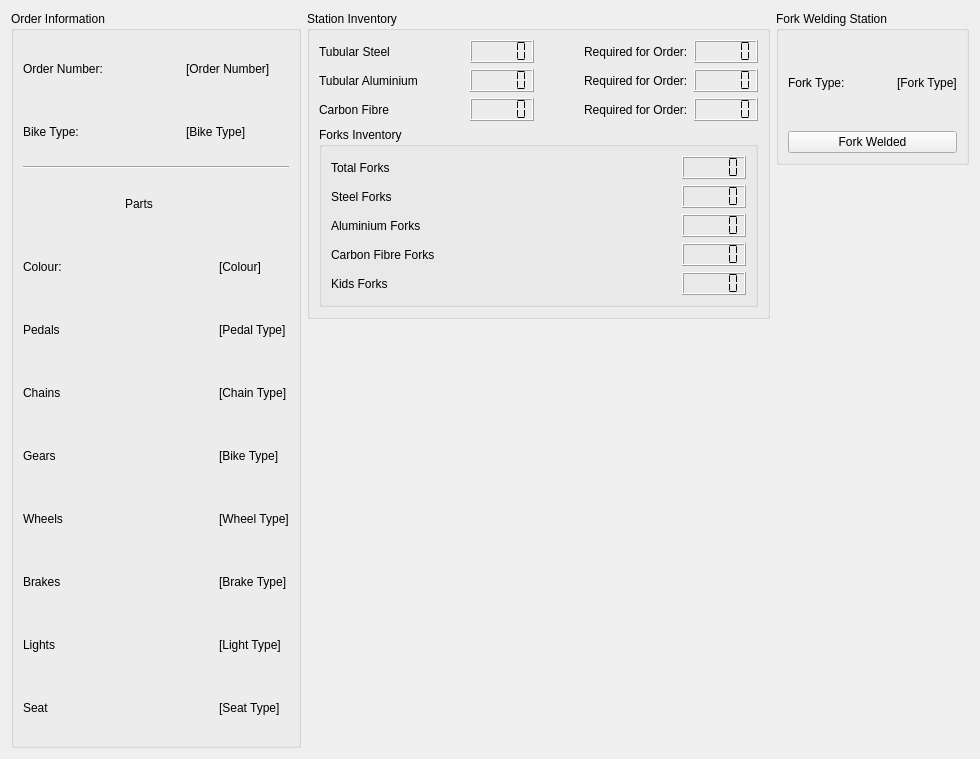
      <widget class="QWidget" name="ForkStation">
       <attribute name="title">
        <string>Forks</string>
       </attribute>
       <layout class="QGridLayout" name="gridLayout_17">
        <item row="0" column="0" rowspan="3">
         <widget class="QGroupBox" name="ForksOrderInformationBox">
          <property name="minimumSize">
           <size>
            <width>281</width>
            <height>385</height>
           </size>
          </property>
          <property name="title">
           <string>Order Information</string>
          </property>
          <layout class="QGridLayout" name="gridLayout_13">
           <item row="11" column="0">
            <widget class="QLabel" name="ForkStation_Lights_Label">
             <property name="text">
              <string>Lights</string>
             </property>
            </widget>
           </item>
           <item row="2" column="0" colspan="4">
            <widget class="Line" name="ForkStation_Divider">
             <property name="orientation">
              <enum>Qt::Orientation::Horizontal</enum>
             </property>
            </widget>
           </item>
           <item row="1" column="2" colspan="2">
            <widget class="QLabel" name="ForkStation_BikeType_Value">
             <property name="text">
              <string>[Bike Type]</string>
             </property>
            </widget>
           </item>
           <item row="10" column="1" colspan="2">
            <spacer name="horizontalSpacer_57">
             <property name="orientation">
              <enum>Qt::Orientation::Horizontal</enum>
             </property>
             <property name="sizeHint" stdset="0">
              <size>
               <width>61</width>
               <height>20</height>
              </size>
             </property>
            </spacer>
           </item>
           <item row="5" column="1" colspan="2">
            <spacer name="horizontalSpacer_53">
             <property name="orientation">
              <enum>Qt::Orientation::Horizontal</enum>
             </property>
             <property name="sizeHint" stdset="0">
              <size>
               <width>61</width>
               <height>20</height>
              </size>
             </property>
            </spacer>
           </item>
           <item row="3" column="2" colspan="2">
            <spacer name="horizontalSpacer_51">
             <property name="orientation">
              <enum>Qt::Orientation::Horizontal</enum>
             </property>
             <property name="sizeHint" stdset="0">
              <size>
               <width>103</width>
               <height>20</height>
              </size>
             </property>
            </spacer>
           </item>
           <item row="5" column="3">
            <widget class="QLabel" name="ForkStation_Pedal_Value">
             <property name="text">
              <string>[Pedal Type]</string>
             </property>
            </widget>
           </item>
           <item row="0" column="0">
            <widget class="QLabel" name="ForkStation_OrderNumber_Label">
             <property name="text">
              <string>Order Number:</string>
             </property>
            </widget>
           </item>
           <item row="0" column="2" colspan="2">
            <widget class="QLabel" name="ForkStation_OrderNumber_Value">
             <property name="text">
              <string>[Order Number]</string>
             </property>
            </widget>
           </item>
           <item row="12" column="0">
            <widget class="QLabel" name="ForkStation_Seat_Label">
             <property name="text">
              <string>Seat</string>
             </property>
            </widget>
           </item>
           <item row="3" column="0">
            <spacer name="horizontalSpacer_50">
             <property name="orientation">
              <enum>Qt::Orientation::Horizontal</enum>
             </property>
             <property name="sizeHint" stdset="0">
              <size>
               <width>96</width>
               <height>20</height>
              </size>
             </property>
            </spacer>
           </item>
           <item row="1" column="1">
            <spacer name="horizontalSpacer_49">
             <property name="orientation">
              <enum>Qt::Orientation::Horizontal</enum>
             </property>
             <property name="sizeHint" stdset="0">
              <size>
               <width>35</width>
               <height>20</height>
              </size>
             </property>
            </spacer>
           </item>
           <item row="3" column="1">
            <widget class="QLabel" name="ForkStation_Parts_Label">
             <property name="text">
              <string>Parts</string>
             </property>
             <property name="scaledContents">
              <bool>false</bool>
             </property>
             <property name="wordWrap">
              <bool>false</bool>
             </property>
            </widget>
           </item>
           <item row="5" column="0">
            <widget class="QLabel" name="ForkStation_Pedal_Label">
             <property name="text">
              <string>Pedals</string>
             </property>
            </widget>
           </item>
           <item row="4" column="1" colspan="2">
            <spacer name="horizontalSpacer_52">
             <property name="orientation">
              <enum>Qt::Orientation::Horizontal</enum>
             </property>
             <property name="sizeHint" stdset="0">
              <size>
               <width>61</width>
               <height>20</height>
              </size>
             </property>
            </spacer>
           </item>
           <item row="4" column="3">
            <widget class="QLabel" name="ForkStation_Colour_Value">
             <property name="text">
              <string>[Colour]</string>
             </property>
            </widget>
           </item>
           <item row="0" column="1">
            <spacer name="horizontalSpacer_48">
             <property name="orientation">
              <enum>Qt::Orientation::Horizontal</enum>
             </property>
             <property name="sizeHint" stdset="0">
              <size>
               <width>35</width>
               <height>20</height>
              </size>
             </property>
            </spacer>
           </item>
           <item row="11" column="3">
            <widget class="QLabel" name="ForkStation_Lights_Value">
             <property name="text">
              <string>[Light Type]</string>
             </property>
            </widget>
           </item>
           <item row="7" column="0">
            <widget class="QLabel" name="ForkStation_Chain_Label">
             <property name="text">
              <string>Chains</string>
             </property>
            </widget>
           </item>
           <item row="4" column="0">
            <widget class="QLabel" name="ForkStation_Colour_Label">
             <property name="text">
              <string>Colour:</string>
             </property>
            </widget>
           </item>
           <item row="8" column="0">
            <widget class="QLabel" name="ForkStation_Gears_Label">
             <property name="text">
              <string>Gears</string>
             </property>
            </widget>
           </item>
           <item row="10" column="3">
            <widget class="QLabel" name="ForkStation_Brakes_Value">
             <property name="text">
              <string>[Brake Type]</string>
             </property>
            </widget>
           </item>
           <item row="11" column="1" colspan="2">
            <spacer name="horizontalSpacer_58">
             <property name="orientation">
              <enum>Qt::Orientation::Horizontal</enum>
             </property>
             <property name="sizeHint" stdset="0">
              <size>
               <width>61</width>
               <height>20</height>
              </size>
             </property>
            </spacer>
           </item>
           <item row="8" column="1" colspan="2">
            <spacer name="horizontalSpacer_56">
             <property name="orientation">
              <enum>Qt::Orientation::Horizontal</enum>
             </property>
             <property name="sizeHint" stdset="0">
              <size>
               <width>61</width>
               <height>20</height>
              </size>
             </property>
            </spacer>
           </item>
           <item row="8" column="3">
            <widget class="QLabel" name="ForkStation_Gear_Value">
             <property name="text">
              <string>[Bike Type]</string>
             </property>
            </widget>
           </item>
           <item row="1" column="0">
            <widget class="QLabel" name="ForkStation_BikeType_Label">
             <property name="text">
              <string>Bike Type:</string>
             </property>
            </widget>
           </item>
           <item row="10" column="0">
            <widget class="QLabel" name="ForkStation_Brakes_Label">
             <property name="text">
              <string>Brakes</string>
             </property>
            </widget>
           </item>
           <item row="7" column="3">
            <widget class="QLabel" name="ForkStation_Chain_Value">
             <property name="text">
              <string>[Chain Type]</string>
             </property>
            </widget>
           </item>
           <item row="12" column="3">
            <widget class="QLabel" name="ForkStation_Seat_Value">
             <property name="text">
              <string>[Seat Type]</string>
             </property>
            </widget>
           </item>
           <item row="9" column="0">
            <widget class="QLabel" name="ForkStation_Wheels_Label">
             <property name="text">
              <string>Wheels</string>
             </property>
            </widget>
           </item>
           <item row="9" column="3">
            <widget class="QLabel" name="ForkStation_Wheel_Value">
             <property name="text">
              <string>[Wheel Type]</string>
             </property>
            </widget>
           </item>
           <item row="9" column="1" colspan="2">
            <spacer name="horizontalSpacer_54">
             <property name="orientation">
              <enum>Qt::Orientation::Horizontal</enum>
             </property>
             <property name="sizeHint" stdset="0">
              <size>
               <width>61</width>
               <height>20</height>
              </size>
             </property>
            </spacer>
           </item>
           <item row="7" column="1" colspan="2">
            <spacer name="horizontalSpacer_55">
             <property name="orientation">
              <enum>Qt::Orientation::Horizontal</enum>
             </property>
             <property name="sizeHint" stdset="0">
              <size>
               <width>40</width>
               <height>20</height>
              </size>
             </property>
            </spacer>
           </item>
           <item row="12" column="1" colspan="2">
            <spacer name="horizontalSpacer_59">
             <property name="orientation">
              <enum>Qt::Orientation::Horizontal</enum>
             </property>
             <property name="sizeHint" stdset="0">
              <size>
               <width>40</width>
               <height>20</height>
              </size>
             </property>
            </spacer>
           </item>
          </layout>
         </widget>
        </item>
        <item row="0" column="1" rowspan="2">
         <widget class="QGroupBox" name="ForkStationInventoryBox">
          <property name="title">
           <string>Station Inventory</string>
          </property>
          <layout class="QGridLayout" name="gridLayout_15">
           <item row="0" column="0">
            <widget class="QLabel" name="ForkStationTubularSteelInventoryLabel">
             <property name="text">
              <string>Tubular Steel</string>
             </property>
            </widget>
           </item>
           <item row="13" column="0" colspan="6">
            <widget class="QGroupBox" name="ForkStationForkInventory">
             <property name="title">
              <string>Forks Inventory</string>
             </property>
             <layout class="QGridLayout" name="gridLayout_56">
              <item row="1" column="1">
               <spacer name="horizontalSpacer_131">
                <property name="orientation">
                 <enum>Qt::Orientation::Horizontal</enum>
                </property>
                <property name="sizeHint" stdset="0">
                 <size>
                  <width>60</width>
                  <height>20</height>
                 </size>
                </property>
               </spacer>
              </item>
              <item row="2" column="1">
               <spacer name="horizontalSpacer_144">
                <property name="orientation">
                 <enum>Qt::Orientation::Horizontal</enum>
                </property>
                <property name="sizeHint" stdset="0">
                 <size>
                  <width>60</width>
                  <height>20</height>
                 </size>
                </property>
               </spacer>
              </item>
              <item row="0" column="2">
               <widget class="QLCDNumber" name="ForkStationInventoryTotalForksCount">
                <property name="segmentStyle">
                 <enum>QLCDNumber::SegmentStyle::Flat</enum>
                </property>
               </widget>
              </item>
              <item row="6" column="2">
               <widget class="QLCDNumber" name="ForkStationInventoryKidsForksCount">
                <property name="segmentStyle">
                 <enum>QLCDNumber::SegmentStyle::Flat</enum>
                </property>
               </widget>
              </item>
              <item row="0" column="0">
               <widget class="QLabel" name="ForkStationInventoryTotalForksLabel">
                <property name="text">
                 <string>Total Forks</string>
                </property>
               </widget>
              </item>
              <item row="1" column="2">
               <widget class="QLCDNumber" name="ForkStationInventoryTubularSteelForksCount">
                <property name="segmentStyle">
                 <enum>QLCDNumber::SegmentStyle::Flat</enum>
                </property>
               </widget>
              </item>
              <item row="1" column="0">
               <widget class="QLabel" name="ForkStationInventoryTubularSteelForksLabel">
                <property name="text">
                 <string>Steel Forks</string>
                </property>
               </widget>
              </item>
              <item row="6" column="1">
               <spacer name="horizontalSpacer_145">
                <property name="orientation">
                 <enum>Qt::Orientation::Horizontal</enum>
                </property>
                <property name="sizeHint" stdset="0">
                 <size>
                  <width>60</width>
                  <height>20</height>
                 </size>
                </property>
               </spacer>
              </item>
              <item row="2" column="2">
               <widget class="QLCDNumber" name="ForkStationInventoryTubularAluminiumForksCount">
                <property name="segmentStyle">
                 <enum>QLCDNumber::SegmentStyle::Flat</enum>
                </property>
               </widget>
              </item>
              <item row="6" column="0">
               <widget class="QLabel" name="ForkStationInventoryKidsForksLabel">
                <property name="text">
                 <string>Kids Forks</string>
                </property>
               </widget>
              </item>
              <item row="2" column="0">
               <widget class="QLabel" name="ForkStationInventoryTubularAluminiumForksLabel">
                <property name="text">
                 <string>Aluminium Forks</string>
                </property>
               </widget>
              </item>
              <item row="0" column="1">
               <spacer name="horizontalSpacer_103">
                <property name="orientation">
                 <enum>Qt::Orientation::Horizontal</enum>
                </property>
                <property name="sizeHint" stdset="0">
                 <size>
                  <width>60</width>
                  <height>20</height>
                 </size>
                </property>
               </spacer>
              </item>
              <item row="3" column="0">
               <widget class="QLabel" name="ForkStationInventoryCarbonForksLabel">
                <property name="text">
                 <string>Carbon Fibre Forks</string>
                </property>
               </widget>
              </item>
              <item row="3" column="1">
               <spacer name="horizontalSpacer_158">
                <property name="orientation">
                 <enum>Qt::Orientation::Horizontal</enum>
                </property>
                <property name="sizeHint" stdset="0">
                 <size>
                  <width>60</width>
                  <height>20</height>
                 </size>
                </property>
               </spacer>
              </item>
              <item row="3" column="2">
               <widget class="QLCDNumber" name="ForkStationInventoryCarbonForksCount">
                <property name="segmentStyle">
                 <enum>QLCDNumber::SegmentStyle::Flat</enum>
                </property>
               </widget>
              </item>
             </layout>
            </widget>
           </item>
           <item row="0" column="4">
            <widget class="QLabel" name="ForkStationTubularSteelRequiredLabel">
             <property name="text">
              <string>Required for Order:</string>
             </property>
            </widget>
           </item>
           <item row="2" column="2">
            <widget class="QLCDNumber" name="ForkStationTubularAluminiumInventoryCount">
             <property name="segmentStyle">
              <enum>QLCDNumber::SegmentStyle::Flat</enum>
             </property>
            </widget>
           </item>
           <item row="0" column="3">
            <spacer name="horizontalSpacer_175">
             <property name="orientation">
              <enum>Qt::Orientation::Horizontal</enum>
             </property>
             <property name="sizeHint" stdset="0">
              <size>
               <width>38</width>
               <height>20</height>
              </size>
             </property>
            </spacer>
           </item>
           <item row="0" column="2">
            <widget class="QLCDNumber" name="ForkStationTubularSteelInventoryCount">
             <property name="segmentStyle">
              <enum>QLCDNumber::SegmentStyle::Flat</enum>
             </property>
            </widget>
           </item>
           <item row="0" column="1">
            <spacer name="horizontalSpacer_5">
             <property name="orientation">
              <enum>Qt::Orientation::Horizontal</enum>
             </property>
             <property name="sizeHint" stdset="0">
              <size>
               <width>40</width>
               <height>20</height>
              </size>
             </property>
            </spacer>
           </item>
           <item row="0" column="5">
            <widget class="QLCDNumber" name="ForkStationTubularSteelRequiredCount">
             <property name="segmentStyle">
              <enum>QLCDNumber::SegmentStyle::Flat</enum>
             </property>
            </widget>
           </item>
           <item row="7" column="2">
            <widget class="QLCDNumber" name="ForkStationTubularCarbonInventoryCount">
             <property name="segmentStyle">
              <enum>QLCDNumber::SegmentStyle::Flat</enum>
             </property>
            </widget>
           </item>
           <item row="2" column="1">
            <spacer name="horizontalSpacer_6">
             <property name="orientation">
              <enum>Qt::Orientation::Horizontal</enum>
             </property>
             <property name="sizeHint" stdset="0">
              <size>
               <width>40</width>
               <height>20</height>
              </size>
             </property>
            </spacer>
           </item>
           <item row="2" column="5">
            <widget class="QLCDNumber" name="ForkStationTubularAluminiumRequiredCount">
             <property name="segmentStyle">
              <enum>QLCDNumber::SegmentStyle::Flat</enum>
             </property>
            </widget>
           </item>
           <item row="2" column="4">
            <widget class="QLabel" name="ForkStationTubularAluminiumRequiredLabel">
             <property name="text">
              <string>Required for Order:</string>
             </property>
            </widget>
           </item>
           <item row="2" column="3">
            <spacer name="horizontalSpacer_277">
             <property name="orientation">
              <enum>Qt::Orientation::Horizontal</enum>
             </property>
             <property name="sizeHint" stdset="0">
              <size>
               <width>38</width>
               <height>20</height>
              </size>
             </property>
            </spacer>
           </item>
           <item row="2" column="0">
            <widget class="QLabel" name="ForkStationTubularAluminiumInventoryLabel">
             <property name="text">
              <string>Tubular Aluminium</string>
             </property>
            </widget>
           </item>
           <item row="7" column="4">
            <widget class="QLabel" name="ForkStationTubularCarbonRequiredLabel">
             <property name="text">
              <string>Required for Order:</string>
             </property>
            </widget>
           </item>
           <item row="7" column="1">
            <spacer name="horizontalSpacer_27">
             <property name="orientation">
              <enum>Qt::Orientation::Horizontal</enum>
             </property>
             <property name="sizeHint" stdset="0">
              <size>
               <width>40</width>
               <height>20</height>
              </size>
             </property>
            </spacer>
           </item>
           <item row="7" column="3">
            <spacer name="horizontalSpacer_278">
             <property name="orientation">
              <enum>Qt::Orientation::Horizontal</enum>
             </property>
             <property name="sizeHint" stdset="0">
              <size>
               <width>38</width>
               <height>20</height>
              </size>
             </property>
            </spacer>
           </item>
           <item row="7" column="5">
            <widget class="QLCDNumber" name="ForkStationTubularCarbonRequiredCount">
             <property name="segmentStyle">
              <enum>QLCDNumber::SegmentStyle::Flat</enum>
             </property>
            </widget>
           </item>
           <item row="7" column="0">
            <widget class="QLabel" name="ForkStationTubularCarbonInventoryLabel">
             <property name="text">
              <string>Carbon Fibre</string>
             </property>
            </widget>
           </item>
          </layout>
         </widget>
        </item>
        <item row="0" column="2">
         <widget class="QGroupBox" name="ForkStationBox">
          <property name="title">
           <string>Fork Welding Station</string>
          </property>
          <layout class="QGridLayout" name="gridLayout_3">
           <item row="0" column="0">
            <widget class="QLabel" name="ForkStationForkLabel">
             <property name="text">
              <string>Fork Type:</string>
             </property>
            </widget>
           </item>
           <item row="0" column="1">
            <spacer name="horizontalSpacer_4">
             <property name="orientation">
              <enum>Qt::Orientation::Horizontal</enum>
             </property>
             <property name="sizeHint" stdset="0">
              <size>
               <width>40</width>
               <height>20</height>
              </size>
             </property>
            </spacer>
           </item>
           <item row="1" column="0" colspan="3">
            <widget class="QPushButton" name="ForkWeldedButton">
             <property name="enabled">
              <bool>true</bool>
             </property>
             <property name="text">
              <string>Fork Welded</string>
             </property>
            </widget>
           </item>
           <item row="0" column="2">
            <widget class="QLabel" name="ForkStationForkValue">
             <property name="text">
              <string>[Fork Type]</string>
             </property>
            </widget>
           </item>
          </layout>
         </widget>
        </item>
        <item row="1" column="2" rowspan="2">
         <spacer name="verticalSpacer_8">
          <property name="orientation">
           <enum>Qt::Orientation::Vertical</enum>
          </property>
          <property name="sizeHint" stdset="0">
           <size>
            <width>20</width>
            <height>429</height>
           </size>
          </property>
         </spacer>
        </item>
        <item row="2" column="1">
         <spacer name="verticalSpacer_7">
          <property name="orientation">
           <enum>Qt::Orientation::Vertical</enum>
          </property>
          <property name="sizeHint" stdset="0">
           <size>
            <width>20</width>
            <height>429</height>
           </size>
          </property>
         </spacer>
        </item>
       </layout>
      </widget>
